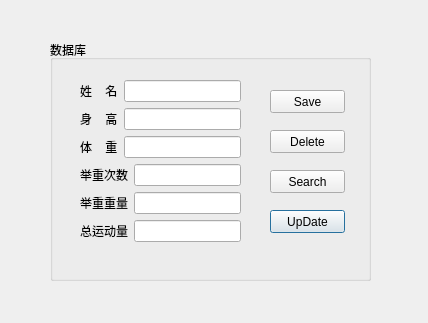
<?xml version="1.0" encoding="UTF-8"?>
<ui version="4.0">
 <class>databaseDialog</class>
 <widget class="QDialog" name="databaseDialog">
  <property name="geometry">
   <rect>
    <x>0</x>
    <y>0</y>
    <width>428</width>
    <height>323</height>
   </rect>
  </property>
  <property name="windowTitle">
   <string>Dialog</string>
  </property>
  <widget class="QGroupBox" name="datatbaseBox">
   <property name="geometry">
    <rect>
     <x>50</x>
     <y>40</y>
     <width>321</width>
     <height>241</height>
    </rect>
   </property>
   <property name="title">
    <string>数据库</string>
   </property>
   <widget class="QPushButton" name="UpDate">
    <property name="geometry">
     <rect>
      <x>220</x>
      <y>170</y>
      <width>75</width>
      <height>23</height>
     </rect>
    </property>
    <property name="text">
     <string>UpDate</string>
    </property>
   </widget>
   <widget class="QPushButton" name="Save">
    <property name="geometry">
     <rect>
      <x>220</x>
      <y>50</y>
      <width>75</width>
      <height>23</height>
     </rect>
    </property>
    <property name="text">
     <string>Save</string>
    </property>
   </widget>
   <widget class="QPushButton" name="Search">
    <property name="geometry">
     <rect>
      <x>220</x>
      <y>130</y>
      <width>75</width>
      <height>23</height>
     </rect>
    </property>
    <property name="text">
     <string>Search</string>
    </property>
   </widget>
   <widget class="QPushButton" name="Delete">
    <property name="geometry">
     <rect>
      <x>220</x>
      <y>90</y>
      <width>75</width>
      <height>23</height>
     </rect>
    </property>
    <property name="text">
     <string>Delete</string>
    </property>
   </widget>
   <widget class="QWidget" name="layoutWidget">
    <property name="geometry">
     <rect>
      <x>30</x>
      <y>40</y>
      <width>161</width>
      <height>164</height>
     </rect>
    </property>
    <layout class="QVBoxLayout" name="verticalLayout">
     <item>
      <layout class="QHBoxLayout" name="horizontalLayout">
       <item>
        <widget class="QLabel" name="namelabel">
         <property name="text">
          <string>姓    名</string>
         </property>
        </widget>
       </item>
       <item>
        <widget class="QLineEdit" name="Name"/>
       </item>
      </layout>
     </item>
     <item>
      <layout class="QHBoxLayout" name="horizontalLayout_2">
       <item>
        <widget class="QLabel" name="heightlabel">
         <property name="text">
          <string>身    高</string>
         </property>
        </widget>
       </item>
       <item>
        <widget class="QLineEdit" name="Height"/>
       </item>
      </layout>
     </item>
     <item>
      <layout class="QHBoxLayout" name="horizontalLayout_3">
       <item>
        <widget class="QLabel" name="weightlabel">
         <property name="text">
          <string>体    重</string>
         </property>
        </widget>
       </item>
       <item>
        <widget class="QLineEdit" name="Weight"/>
       </item>
      </layout>
     </item>
     <item>
      <layout class="QHBoxLayout" name="horizontalLayout_4">
       <item>
        <widget class="QLabel" name="Numlabel">
         <property name="text">
          <string>举重次数</string>
         </property>
        </widget>
       </item>
       <item>
        <widget class="QLineEdit" name="LiftNum"/>
       </item>
      </layout>
     </item>
     <item>
      <layout class="QHBoxLayout" name="horizontalLayout_5">
       <item>
        <widget class="QLabel" name="Kglabel">
         <property name="text">
          <string>举重重量</string>
         </property>
        </widget>
       </item>
       <item>
        <widget class="QLineEdit" name="Liftweight"/>
       </item>
      </layout>
     </item>
     <item>
      <layout class="QHBoxLayout" name="horizontalLayout_6">
       <item>
        <widget class="QLabel" name="calorielabel">
         <property name="text">
          <string>总运动量</string>
         </property>
        </widget>
       </item>
       <item>
        <widget class="QLineEdit" name="Calories"/>
       </item>
      </layout>
     </item>
    </layout>
   </widget>
  </widget>
 </widget>
 <resources/>
 <connections/>
</ui>
